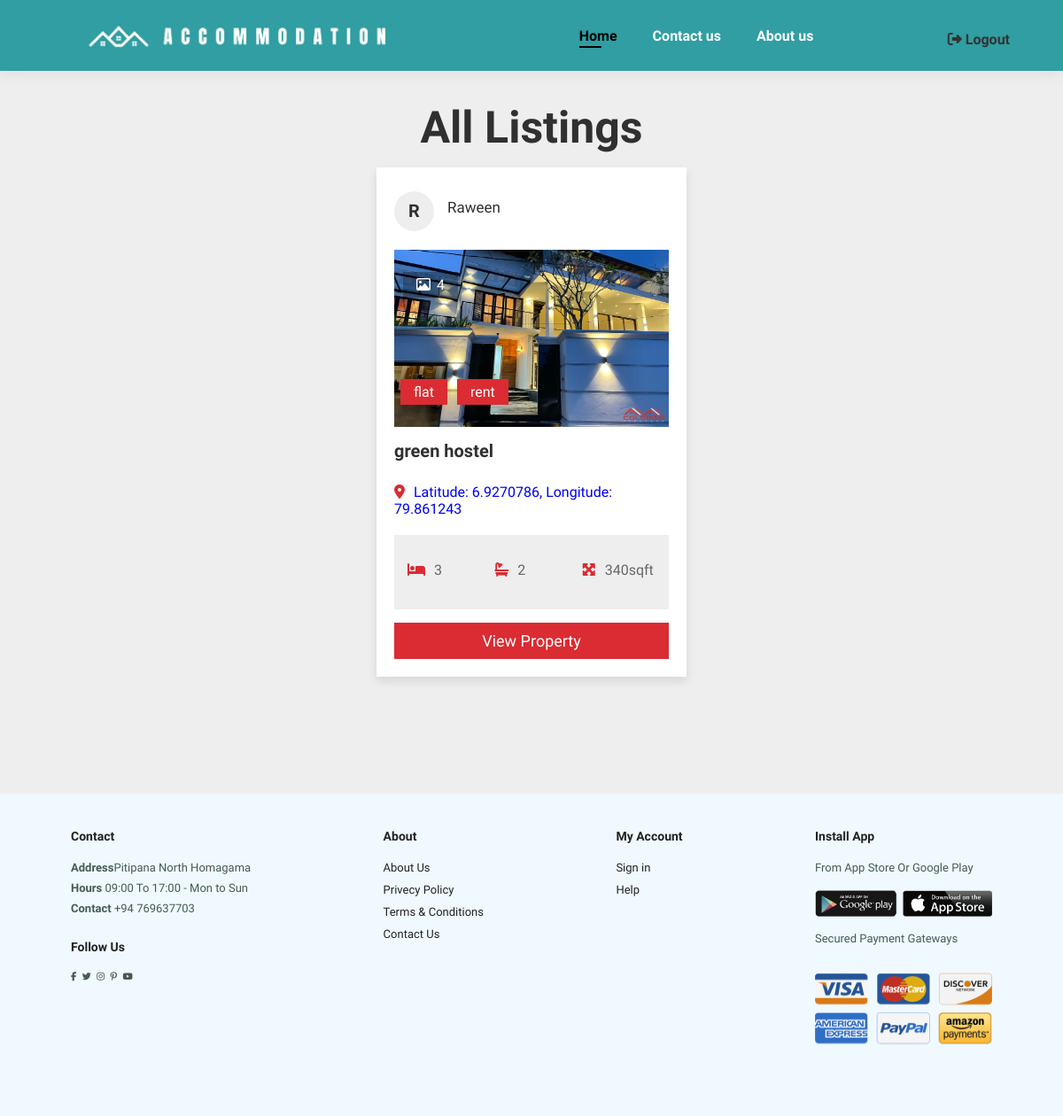
Page /warden/listing.php on the committed database.
### tables this page shows
CREATE TABLE `property_list` (
  `property_id` int(11) NOT NULL,
  `property_name` varchar(200) NOT NULL,
  `property_location` varchar(300) NOT NULL,
  `monthly_rental_amount` decimal(10,2) DEFAULT NULL,
  `owner_name` varchar(100) NOT NULL,
  `phone_number` varchar(10) NOT NULL,
  `building_type` varchar(50) NOT NULL,
  `agreement_type` varchar(50) NOT NULL,
  `deposit_amount` decimal(10,2) DEFAULT NULL,
  `bedrooms` int(11) NOT NULL,
  `bathrooms` int(11) NOT NULL,
  `carpet_area` int(11) NOT NULL,
  `furniture` enum('Yes','No') NOT NULL,
  `kitchen` enum('Yes','No') NOT NULL,
  `security_guards` enum('Yes','No') NOT NULL,
  `power_backup` enum('Yes','No') NOT NULL,
  `property_desc` text DEFAULT NULL,
  `property_image_url` varchar(300) NOT NULL
);

### warden/listing.php (the view, shortened to what this page needs)
<!DOCTYPE html>
<html lang="en">
<head>
    <link rel="stylesheet" href="css/styles.css">
    <link rel="stylesheet" href="css/warden.css">
</head>
<body>
<?php include ("partials/nav.php"); ?>
<section class="listings">
    <h1 class="heading">All Listings</h1>
    <div class="box-container">
    <?php
$servername = "localhost";
$username = "root";
$password = "";
$database = "accommodation";
$conn = new mysqli($servername, $username, $password, $database);
$sql = "SELECT * FROM property_list";
$result = $conn->query($sql);
if ($result->num_rows > 0) {
    while($row = $result->fetch_assoc()) {
?>
        <div class="box">
            <div class="admin">
                <h3><?php echo substr($row["owner_name"], 0, 1); ?></h3>
                <div>
                    <p><?php echo $row["owner_name"]; ?></p>
                </div>
            </div>
            <div class="thumb">
                            <p class="total-images"><i class="far fa-image"></i><span>4</span></p>
                            <p class="type"><span><?php echo $row["building_type"]; ?></span>
                            <span><?php echo $row["agreement_type"]; ?></span></p>
                            <img src="<?php echo htmlspecialchars('../'.$row["property_image_url"]); ?>" alt="<?php echo htmlspecialchars($row["property_name"]); ?>">
                        </div>
            <h3 class="name"><?php echo $row["property_name"]; ?></h3>
            <p class="location"><a href="<?php echo $row["property_location"]; ?>" target="_blank"><i class="fas fa-map-marker-alt"></i><span><?php echo $row["property_location"]; ?></span></a></p>
            <div class="flex">
                <p><i class="fas fa-bed"></i><span><?php echo $row["bedrooms"]; ?></span></p>
                <p><i class="fas fa-bath"></i><span><?php echo $row["bathrooms"]; ?></span></p>
                <p><i class="fas fa-maximize"></i><span><?php echo $row["carpet_area"]; ?>sqft</span></p>
            </div>
            <a href="view.property.php?id=<?php echo $row["property_id"]; ?>" class="btn">view property</a>
        </div>
        <?php
        }
      } else {
    echo "0 results";
   }
   ?>
    </div>
 </section>
 <br><br><br><br><br><br><br><br><br><br><br><br>
<?php include ("partials/footer.php"); ?>
</body>
</html>

### warden/css/styles.css (style rules this page uses)
* { margin: 0; padding: 0; box-sizing: border-box; font-family: 'Spartan', sans-serif; }
h1 { font-size: 50px; line-height: 40px; color: #222; }
p { font-size: 16px; color: #465b52; margin: 15px 0 20px; }
body { width: 100%; }

### warden/css/warden.css (style rules this page uses)
:root { --main-color:#DA2C32; --light-color:#666; --light-bg:#eee; --white:#fff; --black:#303030; --border:.1rem solid var(--light-color); --box-shodow:0 .5rem 1rem rgba(0,0,0,.1); }
* { font-family: 'Montserrat', sans-serif; margin: 0; padding: 0; box-sizing: border-box; outline: none; border: none; text-decoration: none; }
html { font-size: 62.5%; overflow-x: hidden; scroll-behavior: smooth; scroll-padding-top: 10rem; }
body { background-color: var(--light-bg); }
.heading { text-align: center; padding-bottom: 2.5rem; font-size: 5rem; color: var(--black); text-transform: capitalize; }
.btn, .inline-btn, .approve-btn, .reject-btn { margin-top: 1rem; padding: 1rem 3rem; background-color: var(--main-color); color: var(--white); cursor: pointer; text-align: center; font-size: 1.8rem; text-transform: capitalize; }
.btn, .approve-btn, .reject-btn { display: block; width: 100%; }
.listings .box-container { display: grid; grid-template-columns: repeat(auto-fit, 35rem); gap: 2rem; justify-content: center; align-items: flex-start; }
.listings .box-container .box { background-color: var(--white); box-shadow: var(--box-shodow); padding: 2rem; overflow-x: hidden; }
.listings .box-container .box .admin { display: flex; align-items: center; gap: 1.5rem; }
.listings .box-container .box .admin h3 { height: 4.5rem; line-height: 4.4rem; width: 4.5rem; border-radius: 50%; font-size: 2rem; color: var(--black); background-color: var(--light-bg); text-align:center; }
.listings .box-container .box .admin p { font-size: 1.7rem; color: var(--black); padding-bottom: .3rem; }
.listings .box-container .box .thumb { position: relative; height: 20rem; overflow: hidden; margin: 1.5rem 0; }
.listings .box-container .box .thumb img { height: 100%; width: 100%; transition: .2s linear; }
.listings .box-container .box .thumb .total-images { position: absolute; top: 1rem; left: 1rem; background-color: rgba(0,0,0,.3); color: var(--white); padding: .5rem 1.5rem; font-size: 1.6rem; z-index: 1; }
.listings .box-container .box .thumb .total-images i { margin-right: .7rem; }
.listings .box-container .box .thumb .type { position: absolute; bottom: 1rem; left: .7rem; z-index: 1; }
.listings .box-container .box .thumb .type span { margin-right: .7rem; padding: .5rem 1.5rem; color: var(--white); background-color: var(--main-color); font-size: 1.6rem; }
.listings .box-container .box .name { font-size: 2rem; text-overflow: ellipsis; overflow-x: hidden; color: var(--black); margin-bottom: .5rem; }
.listings .box-container .box .location { padding-top: 1rem; font-size: 1.6rem; color: var(--light-color); }
.listings .box-container .box .location i { margin-right: 1rem; color: var(--main-color); }
.listings .box-container .box .flex { display: flex; background-color: var(--light-bg); padding: 1.5rem; justify-content: space-between; align-items: center; margin: 1.5rem 0; flex-wrap: wrap; gap: 1.5rem; }
.listings .box-container .box .flex p { font-size: 1.6rem; flex: 1 1 4rem; }
.listings .box-container .box .flex p span { color: var(--light-color); }
.listings .box-container .box .flex p i { margin-right: 1rem; color: var(--main-color); }
:root { --border: 2px solid black; }

### rows in the picture
property_list: owner_name "R", owner_name "Raween", building_type "flat", agreement_type "rent", property_image_url (picture), property_name "green hostel", property_location "Latitude: 6.9270786, Longitude: 79.861243", bedrooms "3", bathrooms "2", carpet_area "340"
